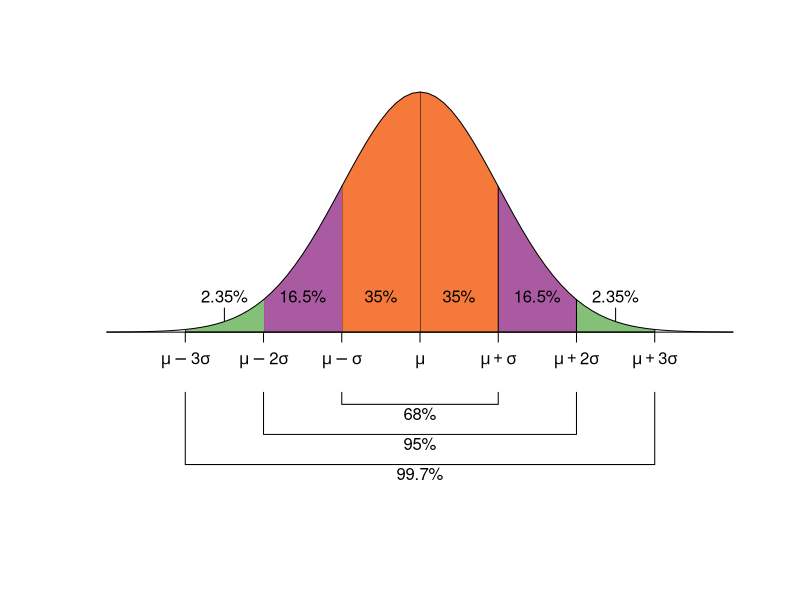

Generate this figure with R:
#**VID=9u3Ja0rD70Y**#

pnorm(q = 0.5, lower.tail = FALSE)

pnorm(q = -2.5, lower.tail = TRUE)

pnorm(q = 0.5, lower.tail = TRUE) - pnorm(q = -2.5, lower.tail = TRUE)

#**VID=zCDeQAE8PSY**#

qnorm(p = 0.80, lower.tail = TRUE)

qnorm(p = 0.10, lower.tail = FALSE)

#**VID=GFLbgN6df0Q**#

#**ALT=A graphical representation of the empirical rule.**#
#**HIDE_INPUT**#
library(repr)
options(repr.plot.width = 7, repr.plot.height=5.5)
cols <- c("#F5793A", "#A95AA1", "#85C079", "white")

# Sequence between -4 and 4 with 0.1 steps
x <- seq(-4, 4, 0.1)

# Plot an empty chart with tight axis boundaries, and axis lines on bottom and left
plot(x, type="n", xlim=c(-4, 4), ylim=c(-0.25, 0.39),
     bty="l", xaxt="n", xlab="", ylab="", axes=FALSE)

# Function to plot each coloured portion of the curve, between "a" and "b" as a
# polygon; the function "dnorm" is the normal probability density function
polysection <- function(a, b, col, n=11){
    dx <- seq(a, b, length.out=n)
    polygon(c(a, dx, b), c(0, dnorm(dx), 0), col=col, border=NA)
    # draw a white vertical line on "inside" side to separate each section
    segments(a, 0, a, dnorm(a), col="black")
}

# Build the four left and right portions of this bell curve
for(i in 0:3){
    polysection(     i, i + 1, col=cols[i + 1])  # Right side of 0
    polysection(-i - 1,    -i, col=cols[i + 1])  # Left right of 0
}

# Black outline of bell curve
lines(x, dnorm(x))

# Bottom axis values, where sigma represents standard deviation and mu is the mean
axis(1, at=c(-4, 4), labels=c("",""), lwd.ticks=0, pos=0)
axis(1, at=-3:3, labels=expression(mu - 3 * sigma, mu - 2 * sigma, mu - sigma, mu,
                                   mu + sigma, mu + 2 * sigma, mu + 3 * sigma), pos = 0)

# Percent Densities for regions 1, 2, and 3 standard deviations from the mean
lines(c(-1, -1, 1, 1), c(-0.1, -0.12, -0.12, -0.1))
text(0, -0.135, "68%")

lines(c(-2, -2, 2, 2), c(-0.1, -0.17, -0.17, -0.1))
text(0, -0.185, "95%")

lines(c(-3, -3, 3, 3), c(-0.1, -0.22, -0.22, -0.1))
text(0, -0.235, "99.7%")

# Add percent densities to each division (rounded to 1 decimal place), between x and x+1
text(c((0:3) + 0.5, (0:-3) - 0.5), c(0.06,0.06, 0.06,0.02),
     c("35%", "16.5%", "2.35%", ""),
     col="black")#c("white", "white", "black", "black"))
segments(c(-2.5, 2.5), dnorm(2.5),
         c(-2.5, 2.5), 0.04)

#**VID=1tTwrjPqIsk**#
